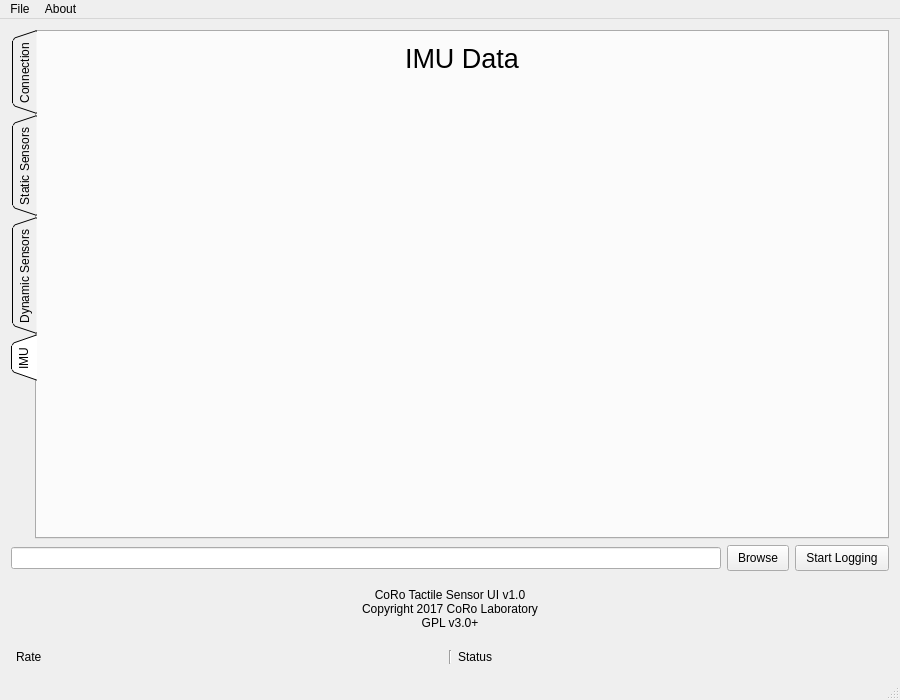
<?xml version="1.0" encoding="UTF-8"?>
<ui version="4.0">
 <class>MainWindow</class>
 <widget class="QMainWindow" name="MainWindow">
  <property name="geometry">
   <rect>
    <x>0</x>
    <y>0</y>
    <width>900</width>
    <height>700</height>
   </rect>
  </property>
  <widget class="QWidget" name="centralWidget">
   <layout class="QGridLayout" name="gridLayout">
    <item row="2" column="0">
     <layout class="QHBoxLayout" name="horizontalLayout">
      <item>
       <widget class="QLineEdit" name="logPath"/>
      </item>
      <item>
       <widget class="QPushButton" name="logBrowse">
        <property name="styleSheet">
         <string notr="true">QPushButton {
        padding:5px 10px;
}</string>
        </property>
        <property name="text">
         <string>Browse</string>
        </property>
       </widget>
      </item>
      <item>
       <widget class="QPushButton" name="log">
        <property name="styleSheet">
         <string notr="true">QPushButton {
        padding:5px 10px;
}</string>
        </property>
        <property name="text">
         <string>Start Logging</string>
        </property>
       </widget>
      </item>
     </layout>
    </item>
    <item row="0" column="0">
     <widget class="QTabWidget" name="alltabs">
      <property name="tabPosition">
       <enum>QTabWidget::West</enum>
      </property>
      <property name="tabShape">
       <enum>QTabWidget::Triangular</enum>
      </property>
      <property name="currentIndex">
       <number>3</number>
      </property>
      <widget class="QWidget" name="connection">
       <attribute name="title">
        <string>Connection</string>
       </attribute>
       <layout class="QGridLayout" name="_5">
        <item row="1" column="3">
         <widget class="QPushButton" name="refreshPorts">
          <property name="text">
           <string>Refresh</string>
          </property>
         </widget>
        </item>
        <item row="0" column="2">
         <spacer name="verticalSpacer_3">
          <property name="orientation">
           <enum>Qt::Vertical</enum>
          </property>
          <property name="sizeHint" stdset="0">
           <size>
            <width>20</width>
            <height>40</height>
           </size>
          </property>
         </spacer>
        </item>
        <item row="7" column="2">
         <spacer name="verticalSpacer_2">
          <property name="orientation">
           <enum>Qt::Vertical</enum>
          </property>
          <property name="sizeHint" stdset="0">
           <size>
            <width>20</width>
            <height>40</height>
           </size>
          </property>
         </spacer>
        </item>
        <item row="1" column="2">
         <widget class="QComboBox" name="availablePorts"/>
        </item>
        <item row="1" column="1">
         <widget class="QLabel" name="label">
          <property name="text">
           <string>Available Ports:</string>
          </property>
         </widget>
        </item>
        <item row="1" column="0">
         <spacer name="horizontalSpacer_2">
          <property name="orientation">
           <enum>Qt::Horizontal</enum>
          </property>
          <property name="sizeHint" stdset="0">
           <size>
            <width>40</width>
            <height>20</height>
           </size>
          </property>
         </spacer>
        </item>
        <item row="2" column="2">
         <spacer name="verticalSpacer">
          <property name="orientation">
           <enum>Qt::Vertical</enum>
          </property>
          <property name="sizeHint" stdset="0">
           <size>
            <width>20</width>
            <height>40</height>
           </size>
          </property>
         </spacer>
        </item>
        <item row="3" column="2" rowspan="2">
         <widget class="QPushButton" name="connect">
          <property name="styleSheet">
           <string notr="true">QPushButton {
        padding:20px 40px;
}</string>
          </property>
          <property name="text">
           <string>Connect</string>
          </property>
         </widget>
        </item>
        <item row="5" column="2" colspan="2">
         <widget class="QCheckBox" name="autoconnect">
          <property name="text">
           <string>Autoconnect on Refresh</string>
          </property>
          <property name="checked">
           <bool>true</bool>
          </property>
         </widget>
        </item>
        <item row="1" column="4">
         <spacer name="horizontalSpacer">
          <property name="orientation">
           <enum>Qt::Horizontal</enum>
          </property>
          <property name="sizeHint" stdset="0">
           <size>
            <width>40</width>
            <height>20</height>
           </size>
          </property>
         </spacer>
        </item>
       </layout>
      </widget>
      <widget class="QWidget" name="staticTab">
       <attribute name="title">
        <string>Static Sensors</string>
       </attribute>
       <layout class="QGridLayout" name="gridLayout_3">
        <item row="2" column="2">
         <widget class="QPushButton" name="staticBaselineReset">
          <property name="styleSheet">
           <string notr="true">QPushButton {
        padding:5px 10px;
}</string>
          </property>
          <property name="text">
           <string>Reset Baseline</string>
          </property>
         </widget>
        </item>
        <item row="0" column="0" colspan="3">
         <widget class="QLabel" name="label_3">
          <property name="sizePolicy">
           <sizepolicy hsizetype="Preferred" vsizetype="Minimum">
            <horstretch>0</horstretch>
            <verstretch>0</verstretch>
           </sizepolicy>
          </property>
          <property name="text">
           <string>&lt;html&gt;&lt;head/&gt;&lt;body&gt;&lt;p align=&quot;center&quot;&gt;&lt;span style=&quot; font-size:20pt;&quot;&gt;Static Tactile Sensors&lt;/span&gt;&lt;/p&gt;&lt;/body&gt;&lt;/html&gt;</string>
          </property>
          <property name="textFormat">
           <enum>Qt::RichText</enum>
          </property>
         </widget>
        </item>
        <item row="2" column="1">
         <widget class="QCheckBox" name="staticRawValues">
          <property name="text">
           <string>Raw Values</string>
          </property>
         </widget>
        </item>
        <item row="2" column="0">
         <spacer name="horizontalSpacer_4">
          <property name="orientation">
           <enum>Qt::Horizontal</enum>
          </property>
          <property name="sizeHint" stdset="0">
           <size>
            <width>40</width>
            <height>20</height>
           </size>
          </property>
         </spacer>
        </item>
        <item row="1" column="0" colspan="3">
         <widget class="QWidget" name="widget" native="true">
          <property name="sizePolicy">
           <sizepolicy hsizetype="Preferred" vsizetype="Expanding">
            <horstretch>0</horstretch>
            <verstretch>0</verstretch>
           </sizepolicy>
          </property>
          <layout class="QGridLayout" name="staticGraphsx">
           <property name="leftMargin">
            <number>0</number>
           </property>
           <property name="topMargin">
            <number>0</number>
           </property>
           <property name="rightMargin">
            <number>0</number>
           </property>
           <property name="bottomMargin">
            <number>0</number>
           </property>
           <item row="0" column="0">
            <layout class="QHBoxLayout" name="staticGraphs"/>
           </item>
          </layout>
         </widget>
        </item>
       </layout>
      </widget>
      <widget class="QWidget" name="dynamicTab">
       <attribute name="title">
        <string>Dynamic Sensors</string>
       </attribute>
       <layout class="QGridLayout" name="gridLayout_4">
        <item row="0" column="0">
         <widget class="QLabel" name="label_4">
          <property name="sizePolicy">
           <sizepolicy hsizetype="Preferred" vsizetype="Minimum">
            <horstretch>0</horstretch>
            <verstretch>0</verstretch>
           </sizepolicy>
          </property>
          <property name="text">
           <string>&lt;html&gt;&lt;head/&gt;&lt;body&gt;&lt;p align=&quot;center&quot;&gt;&lt;span style=&quot; font-size:20pt;&quot;&gt;Dynamic Tactile Sensors&lt;/span&gt;&lt;/p&gt;&lt;/body&gt;&lt;/html&gt;</string>
          </property>
          <property name="textFormat">
           <enum>Qt::RichText</enum>
          </property>
         </widget>
        </item>
        <item row="1" column="0">
         <widget class="QWidget" name="widget_2" native="true">
          <property name="sizePolicy">
           <sizepolicy hsizetype="Preferred" vsizetype="Expanding">
            <horstretch>0</horstretch>
            <verstretch>0</verstretch>
           </sizepolicy>
          </property>
          <layout class="QGridLayout" name="gridLayout_2">
           <property name="leftMargin">
            <number>0</number>
           </property>
           <property name="topMargin">
            <number>0</number>
           </property>
           <property name="rightMargin">
            <number>0</number>
           </property>
           <property name="bottomMargin">
            <number>0</number>
           </property>
           <item row="0" column="0">
            <layout class="QGridLayout" name="dynamicGraphs"/>
           </item>
          </layout>
         </widget>
        </item>
       </layout>
      </widget>
      <widget class="QWidget" name="imuTab">
       <attribute name="title">
        <string>IMU</string>
       </attribute>
       <layout class="QGridLayout" name="gridLayout_5">
        <item row="0" column="0">
         <widget class="QLabel" name="label_5">
          <property name="sizePolicy">
           <sizepolicy hsizetype="Preferred" vsizetype="Minimum">
            <horstretch>0</horstretch>
            <verstretch>0</verstretch>
           </sizepolicy>
          </property>
          <property name="text">
           <string>&lt;html&gt;&lt;head/&gt;&lt;body&gt;&lt;p align=&quot;center&quot;&gt;&lt;span style=&quot; font-size:20pt;&quot;&gt;IMU Data&lt;/span&gt;&lt;/p&gt;&lt;/body&gt;&lt;/html&gt;</string>
          </property>
          <property name="textFormat">
           <enum>Qt::RichText</enum>
          </property>
         </widget>
        </item>
        <item row="1" column="0">
         <widget class="QWidget" name="widget_4" native="true">
          <property name="sizePolicy">
           <sizepolicy hsizetype="Preferred" vsizetype="Expanding">
            <horstretch>0</horstretch>
            <verstretch>0</verstretch>
           </sizepolicy>
          </property>
          <layout class="QGridLayout" name="staticGraphsx_2">
           <property name="leftMargin">
            <number>0</number>
           </property>
           <property name="topMargin">
            <number>0</number>
           </property>
           <property name="rightMargin">
            <number>0</number>
           </property>
           <property name="bottomMargin">
            <number>0</number>
           </property>
           <item row="0" column="0">
            <layout class="QHBoxLayout" name="accelGraphs"/>
           </item>
          </layout>
         </widget>
        </item>
        <item row="2" column="0">
         <widget class="QWidget" name="widget_5" native="true">
          <property name="sizePolicy">
           <sizepolicy hsizetype="Preferred" vsizetype="Expanding">
            <horstretch>0</horstretch>
            <verstretch>0</verstretch>
           </sizepolicy>
          </property>
          <layout class="QGridLayout" name="staticGraphsx_3">
           <property name="leftMargin">
            <number>0</number>
           </property>
           <property name="topMargin">
            <number>0</number>
           </property>
           <property name="rightMargin">
            <number>0</number>
           </property>
           <property name="bottomMargin">
            <number>0</number>
           </property>
           <item row="0" column="0">
            <layout class="QHBoxLayout" name="gyroGraphs"/>
           </item>
          </layout>
         </widget>
        </item>
       </layout>
      </widget>
     </widget>
    </item>
    <item row="5" column="0">
     <widget class="QWidget" name="status" native="true">
      <layout class="QHBoxLayout" name="_6">
       <property name="leftMargin">
        <number>5</number>
       </property>
       <property name="topMargin">
        <number>3</number>
       </property>
       <property name="rightMargin">
        <number>5</number>
       </property>
       <property name="bottomMargin">
        <number>3</number>
       </property>
       <item>
        <widget class="QLabel" name="connectionDataRate">
         <property name="text">
          <string>Rate</string>
         </property>
        </widget>
       </item>
       <item>
        <widget class="Line" name="connectionStatusSeparator">
         <property name="orientation">
          <enum>Qt::Vertical</enum>
         </property>
        </widget>
       </item>
       <item>
        <widget class="QLabel" name="connectionStatus">
         <property name="text">
          <string>Status</string>
         </property>
        </widget>
       </item>
      </layout>
     </widget>
    </item>
    <item row="3" column="0">
     <widget class="QWidget" name="about" native="true">
      <layout class="QGridLayout" name="_3">
       <item row="0" column="0">
        <widget class="QLabel" name="label_2">
         <property name="text">
          <string>&lt;html&gt;&lt;head/&gt;&lt;body&gt;&lt;p align=&quot;center&quot;&gt;CoRo Tactile Sensor UI v1.0&lt;br/&gt;Copyright 2017 CoRo Laboratory&lt;br/&gt;GPL v3.0+&lt;/p&gt;&lt;/body&gt;&lt;/html&gt;</string>
         </property>
         <property name="textFormat">
          <enum>Qt::RichText</enum>
         </property>
        </widget>
       </item>
      </layout>
     </widget>
    </item>
   </layout>
  </widget>
  <widget class="QMenuBar" name="menuBar">
   <property name="geometry">
    <rect>
     <x>0</x>
     <y>0</y>
     <width>900</width>
     <height>21</height>
    </rect>
   </property>
   <widget class="QMenu" name="menuFile">
    <property name="title">
     <string>File</string>
    </property>
    <addaction name="actionQuit"/>
   </widget>
   <widget class="QMenu" name="menuAbout">
    <property name="title">
     <string>About</string>
    </property>
   </widget>
   <addaction name="menuFile"/>
   <addaction name="menuAbout"/>
  </widget>
  <widget class="QStatusBar" name="statusBar"/>
  <action name="actionQuit">
   <property name="text">
    <string>Quit</string>
   </property>
  </action>
 </widget>
 <layoutdefault spacing="6" margin="11"/>
 <resources/>
 <connections>
  <connection>
   <sender>actionQuit</sender>
   <signal>triggered()</signal>
   <receiver>MainWindow</receiver>
   <slot>close()</slot>
   <hints>
    <hint type="sourcelabel">
     <x>-1</x>
     <y>-1</y>
    </hint>
    <hint type="destinationlabel">
     <x>289</x>
     <y>228</y>
    </hint>
   </hints>
  </connection>
 </connections>
</ui>
